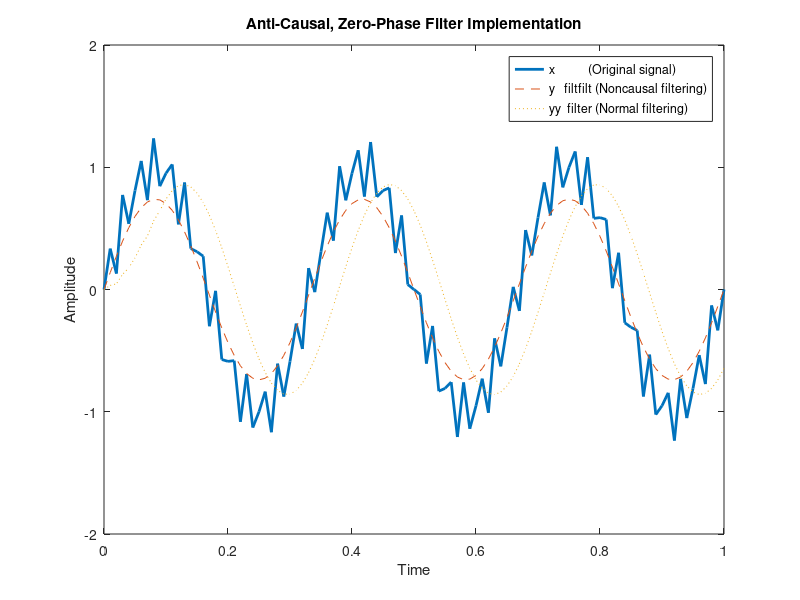

Recreate this plot in MATLAB.
clear
fs = 100;
t = 0:1/fs:1;
x = sin(2*pi*t*3)+.25*sin(2*pi*t*40);
b = ones(1,10)/10;                    % 10 point averaging filter
y = filtfilt(b,1,x);                  % Noncausal filtering
yy = filter(b,1,x);                   % Normal filtering
plot(t,x,'linewidth',2)
hold on
plot(t,y,'--')
plot(t,yy,':')
xlabel('Time')
ylabel('Amplitude')
title('Anti-Causal, Zero-Phase Filter Implementation')
legend('x           (Original signal)','y   filtfilt (Noncausal filtering)','yy  filter (Normal filtering)')
axis([0 1 -2 2])
hold off
